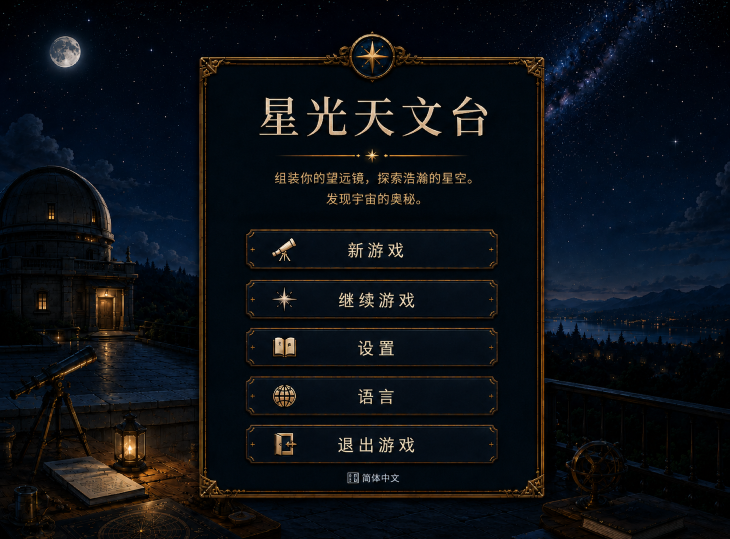
#> input picture assets/main_menu/main_menu_bg_zh_source.png, 1459 x 1078 px (shown at 1/2 size)
$ python build_localized_main_menu.py
#> lines starting #> are read from the running program, lines starting #| are printed output that depends on the picture
"""Build localized main-menu runtime art without cropping or distortion."""

from pathlib import Path

from PIL import Image


ROOT = Path(__file__).resolve().parents[2]
SOURCE = ROOT / "assets" / "main_menu" / "main_menu_bg_zh_source.png"
OUTPUT = ROOT / "assets" / "main_menu" / "main_menu_bg_zh_1024.png"
CANVAS_SIZE = (1024, 768)


def main() -> None:
    source = Image.open(SOURCE).convert("RGB")
#> source is the input picture: PIL image 1459x1078 RGB; mean R, G, B 12.6, 16.3, 21.5
    scale = min(CANVAS_SIZE[0] / source.width, CANVAS_SIZE[1] / source.height)
#> scale = 0.702
    fitted_size = (
        round(source.width * scale),
        round(source.height * scale),
    )
#> fitted_size = (1024, 757)
    fitted = source.resize(fitted_size, Image.Resampling.LANCZOS)
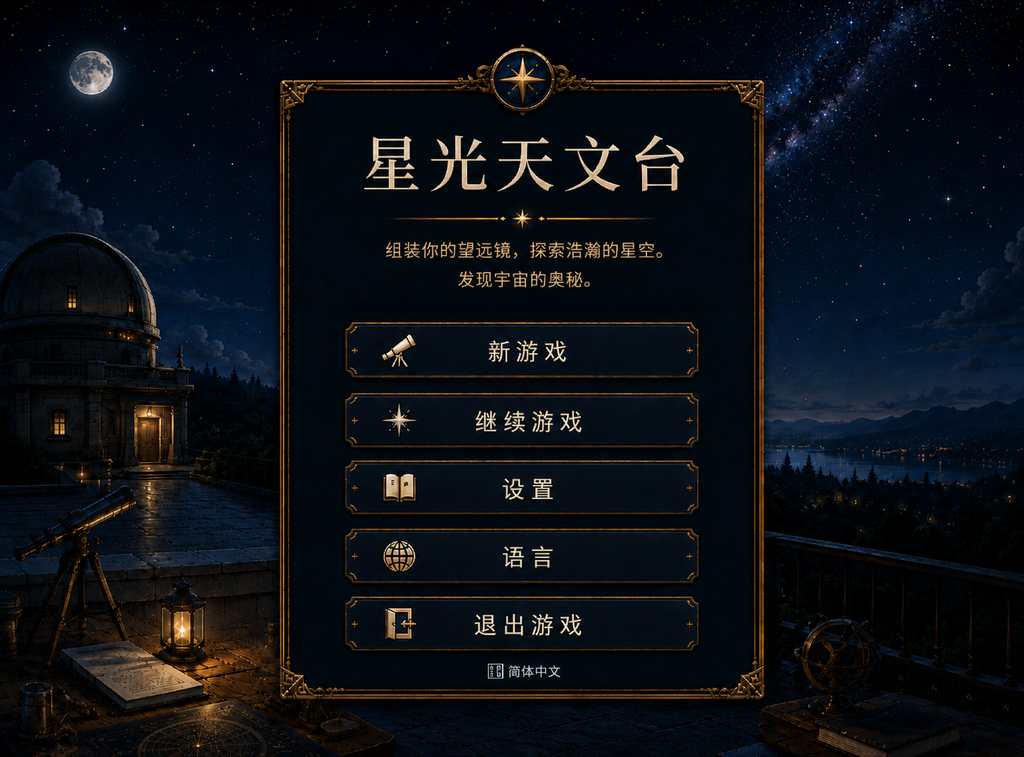
#> fitted: PIL image 1024x757 RGB; mean R, G, B 12.7, 16.3, 21.6
    canvas = Image.new("RGB", CANVAS_SIZE, (0, 0, 0))
#> canvas: PIL image 1024x768 RGB; every value is 0
    offset = (
        (CANVAS_SIZE[0] - fitted_size[0]) // 2,
        (CANVAS_SIZE[1] - fitted_size[1]) // 2,
    )
#> offset = (0, 5)
    canvas.paste(fitted, offset)
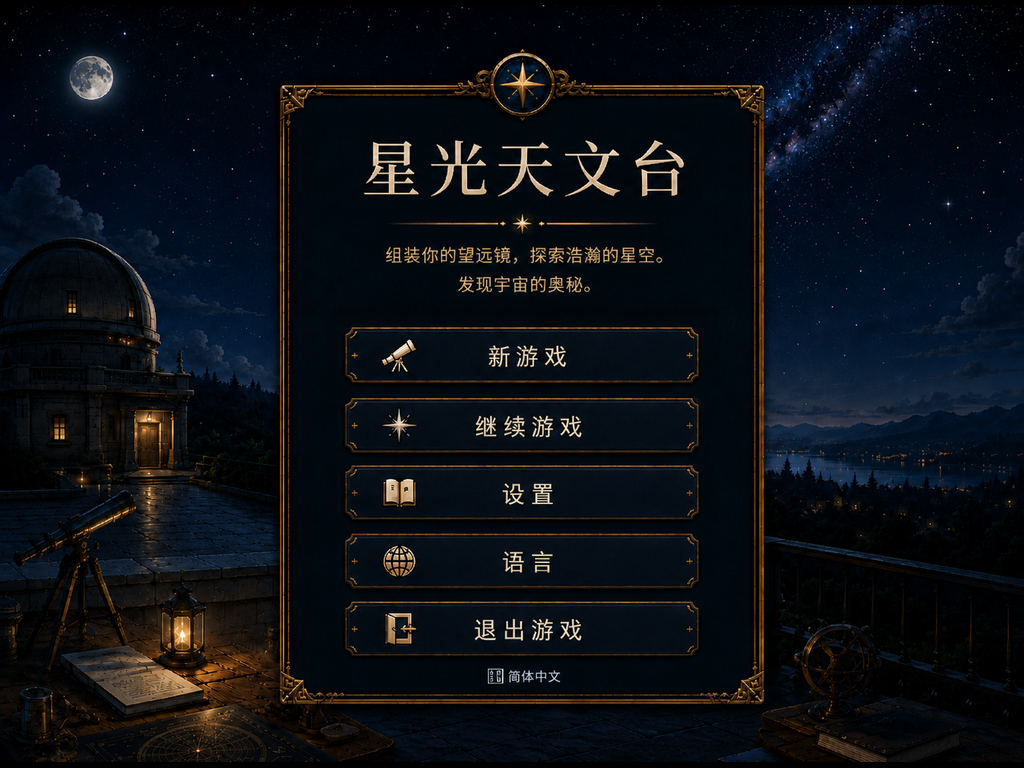
#> canvas: PIL image 1024x768 RGB; mean R, G, B 12.5, 16.1, 21.3
    canvas.save(OUTPUT, optimize=True)
    print(
        f"built {OUTPUT} from {source.size[0]}x{source.size[1]} "
        f"at {fitted_size[0]}x{fitted_size[1]}, offset={offset}"
    )
#| built assets/main_menu/main_menu_bg_zh_1024.png from 1459x1078 at 1024x757, offset=(0, 5)


if __name__ == "__main__":
    main()
